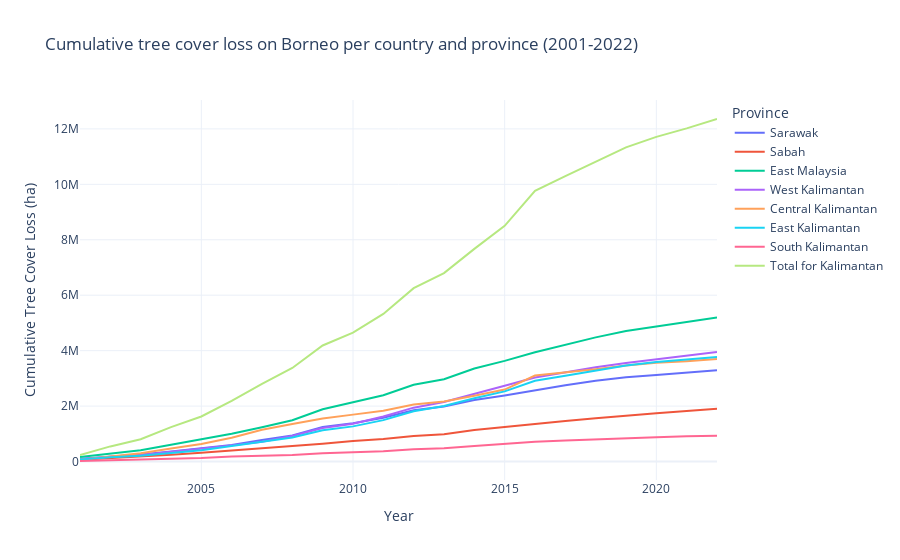

Notebook code for this chart:
### Markdown cell above
At the same time we can see, as shown in the next graph, that the total tree loss has also been steadily increasing since 2001.

### Code cell
import pandas as pd
import plotly.graph_objs as go

# Load the dataset
df = pd.read_csv('../Datasets/Deforestation/Subnational 1 tree cover loss.csv')

# Define the years to plot
years = [f'tc_loss_ha_{year}' for year in range(2001, 2023)]

# Mapping dictionary from Indonesian to English names for Kalimantan provinces
province_mapping = {
    'Kalimantan Barat': 'West Kalimantan',
    'Kalimantan Tengah': 'Central Kalimantan',
    'Kalimantan Timur': 'East Kalimantan',
    'Kalimantan Selatan': 'South Kalimantan'
}

# Create an empty DataFrame to store totals
totals_df = pd.DataFrame(columns=['year', 'cumulative_tc_loss_ha'])

# Loop through each province
for province_indo, province_eng in province_mapping.items():
    # Filter the DataFrame for the current province and threshold == 0
    province_df = df[(df['subnational1'] == province_indo) & (df['threshold'] == 0)]
    
    # Keep only relevant columns
    columns_to_keep = ['subnational1'] + years
    province_df = province_df[columns_to_keep]
    
    # Melt the DataFrame to long format
    province_df_long = province_df.melt(id_vars='subnational1', var_name='year', value_name='tc_loss_ha')
    
    # Extract year from the column name and convert to integer
    province_df_long['year'] = province_df_long['year'].str.extract(r'(\d+)').astype(int)
    
    # Sort the DataFrame by year
    province_df_long = province_df_long.sort_values(by='year')
    
    # Calculate cumulative tree loss
    province_df_long['cumulative_tc_loss_ha'] = province_df_long['tc_loss_ha'].cumsum()
    
    # Append to totals_df
    totals_df = pd.concat([totals_df, province_df_long[['year', 'cumulative_tc_loss_ha']]], ignore_index=True)

# Calculate the total cumulative tree loss across all provinces
totals_df = totals_df.groupby('year')['cumulative_tc_loss_ha'].sum().reset_index()

# Initialize Figure using Plotly
fig = go.Figure()

# Plot cumulative tree cover loss for Sarawak
sarawak_df = df[(df['subnational1'] == 'Sarawak') & (df['threshold'] == 0)]
sarawak_df = sarawak_df[years]
sarawak_df_long = sarawak_df.melt(var_name='year', value_name='tc_loss_ha')
sarawak_df_long['year'] = sarawak_df_long['year'].str.extract(r'(\d+)').astype(int)
sarawak_df_long = sarawak_df_long.sort_values(by='year')
sarawak_df_long['cumulative_tc_loss_ha'] = sarawak_df_long['tc_loss_ha'].cumsum()

fig.add_trace(go.Scatter(x=sarawak_df_long['year'], 
                         y=sarawak_df_long['cumulative_tc_loss_ha'], 
                         mode='lines', 
                         name='Sarawak'))

# Plot cumulative tree cover loss for Sabah
sabah_df = df[(df['subnational1'] == 'Sabah') & (df['threshold'] == 0)]
sabah_df = sabah_df[years]
sabah_df_long = sabah_df.melt(var_name='year', value_name='tc_loss_ha')
sabah_df_long['year'] = sabah_df_long['year'].str.extract(r'(\d+)').astype(int)
sabah_df_long = sabah_df_long.sort_values(by='year')
sabah_df_long['cumulative_tc_loss_ha'] = sabah_df_long['tc_loss_ha'].cumsum()

fig.add_trace(go.Scatter(x=sabah_df_long['year'], 
                         y=sabah_df_long['cumulative_tc_loss_ha'], 
                         mode='lines', 
                         name='Sabah'))

# Combine Sarawak and Sabah into 'East Malaysia'
east_malaysia_df = pd.DataFrame()
east_malaysia_df['year'] = sarawak_df_long['year']
east_malaysia_df['tc_loss_ha'] = sarawak_df_long['tc_loss_ha'] + sabah_df_long['tc_loss_ha']
east_malaysia_df['cumulative_tc_loss_ha'] = sarawak_df_long['cumulative_tc_loss_ha'] + sabah_df_long['cumulative_tc_loss_ha']

fig.add_trace(go.Scatter(x=east_malaysia_df['year'], 
                         y=east_malaysia_df['cumulative_tc_loss_ha'], 
                         mode='lines', 
                         name='East Malaysia'))

# Plot cumulative tree cover loss for Kalimantan provinces
for province_indo, province_eng in province_mapping.items():
    # Filter the DataFrame for the current province and threshold == 0
    province_df = df[(df['subnational1'] == province_indo) & (df['threshold'] == 0)]
    
    # Keep only relevant columns
    province_df = province_df[years]
    
    # Melt the DataFrame to long format
    province_df_long = province_df.melt(var_name='year', value_name='tc_loss_ha')
    province_df_long['year'] = province_df_long['year'].str.extract(r'(\d+)').astype(int)
    province_df_long = province_df_long.sort_values(by='year')
    
    # Calculate cumulative tree loss
    province_df_long['cumulative_tc_loss_ha'] = province_df_long['tc_loss_ha'].cumsum()
    
    # Add trace for the current province
    fig.add_trace(go.Scatter(x=province_df_long['year'], 
                             y=province_df_long['cumulative_tc_loss_ha'], 
                             mode='lines', 
                             name=province_eng))

# Add trace for total cumulative tree cover loss in Kalimantan
fig.add_trace(go.Scatter(x=totals_df['year'], 
                         y=totals_df['cumulative_tc_loss_ha'], 
                         mode='lines', 
                         name='Total for Kalimantan'))

# Update layout
fig.update_layout(title='Cumulative tree cover loss on Borneo per country and province (2001-2022)',
                  xaxis_title='Year',
                  yaxis_title='Cumulative Tree Cover Loss (ha)',
                  legend_title='Province',
                  hovermode='x unified',
                  template='plotly_white')

# Show the plot
fig.show()

### Figure 1 — Plotly figure (JSON) as saved in the notebook; plotly's stock layout.template omitted (floating-point values rounded to 4 significant figures)
{"data": [{"mode": "lines", "name": "Sarawak", "type": "scatter", "x": [2001, 2002, 2003, 2004, 2005, 2006, 2007, 2008, 2009, 2010, 2011, 2012, 2013, 2014, 2015, 2016, 2017, 2018, 2019, 2020, 2021, 2022], "y": [103529, 178335, 252827, 362943, 485681, 600348, 776456, 940403, 1247816, 1384904, 1576972, 1848951, 1982453, 2220883, 2384404, 2574318, 2751905, 2914626, 3043397, 3126221, 3208423, 3295772]}, {"mode": "lines", "name": "Sabah", "type": "scatter", "x": [2001, 2002, 2003, 2004, 2005, 2006, 2007, 2008, 2009, 2010, 2011, 2012, 2013, 2014, 2015, 2016, 2017, 2018, 2019, 2020, 2021, 2022], "y": [64055, 124452, 157777, 245073, 318272, 399891, 462556, 547171, 639540, 743731, 812493, 918683, 987437, 1133894, 1247842, 1369003, 1463592, 1564770, 1666502, 1746346, 1824212, 1900753]}, {"mode": "lines", "name": "East Malaysia", "type": "scatter", "x": [2001, 2002, 2003, 2004, 2005, 2006, 2007, 2008, 2009, 2010, 2011, 2012, 2013, 2014, 2015, 2016, 2017, 2018, 2019, 2020, 2021, 2022], "y": [167584, 302787, 410604, 608016, 803953, 1000239, 1239012, 1487574, 1887356, 2128635, 2389465, 2767634, 2969890, 3354777, 3632246, 3943321, 4215497, 4479396, 4709899, 4872567, 5032635, 5196525]}, {"mode": "lines", "name": "West Kalimantan", "type": "scatter", "x": [2001, 2002, 2003, 2004, 2005, 2006, 2007, 2008, 2009, 2010, 2011, 2012, 2013, 2014, 2015, 2016, 2017, 2018, 2019, 2020, 2021, 2022], "y": [78629, 176274, 232459, 346908, 451885, 583497, 716655, 920906, 1210741, 1363893, 1627996, 1943892, 2150143, 2454859, 2732644, 3033510, 3226361, 3398032, 3551257, 3681276, 3799636, 3947949]}, {"mode": "lines", "name": "Central Kalimantan", "type": "scatter", "x": [2001, 2002, 2003, 2004, 2005, 2006, 2007, 2008, 2009, 2010, 2011, 2012, 2013, 2014, 2015, 2016, 2017, 2018, 2019, 2020, 2021, 2022], "y": [64894, 169183, 298904, 471544, 631755, 856324, 1149028, 1354902, 1550141, 1692855, 1832983, 2054981, 2164620, 2371973, 2596453, 3104713, 3215398, 3333244, 3464714, 3561717, 3621232, 3702000]}, {"mode": "lines", "name": "East Kalimantan", "type": "scatter", "x": [2001, 2002, 2003, 2004, 2005, 2006, 2007, 2008, 2009, 2010, 2011, 2012, 2013, 2014, 2015, 2016, 2017, 2018, 2019, 2020, 2021, 2022], "y": [74179, 156042, 210115, 319037, 410705, 564687, 719527, 865942, 1130807, 1268718, 1493892, 1813746, 2001348, 2286048, 2531947, 2913673, 3093543, 3290553, 3462664, 3587652, 3686154, 3771626]}, {"mode": "lines", "name": "South Kalimantan", "type": "scatter", "x": [2001, 2002, 2003, 2004, 2005, 2006, 2007, 2008, 2009, 2010, 2011, 2012, 2013, 2014, 2015, 2016, 2017, 2018, 2019, 2020, 2021, 2022], "y": [19816, 44687, 63281, 105915, 131482, 186002, 215817, 234673, 295746, 322280, 371433, 440943, 482621, 559267, 640517, 713442, 756900, 801721, 854954, 879798, 910308, 934752]}, {"mode": "lines", "name": "Total for Kalimantan", "type": "scatter", "x": [2001, 2002, 2003, 2004, 2005, 2006, 2007, 2008, 2009, 2010, 2011, 2012, 2013, 2014, 2015, 2016, 2017, 2018, 2019, 2020, 2021, 2022], "y": [237518, 546186, 804759, 1243404, 1625827, 2190510, 2801027, 3376423, 4187435, 4647746, 5326304, 6253562, 6798732, 7672147, 8501561, 9765338, 10292202, 10823550, 11333589, 11710443, 12017330, 12356327]}], "layout": {"hovermode": "x unified", "legend": {"title": {"text": "Province"}}, "title": {"text": "Cumulative tree cover loss on Borneo per country and province (2001-2022)"}, "xaxis": {"title": {"text": "Year"}}, "yaxis": {"title": {"text": "Cumulative Tree Cover Loss (ha)"}}}}
